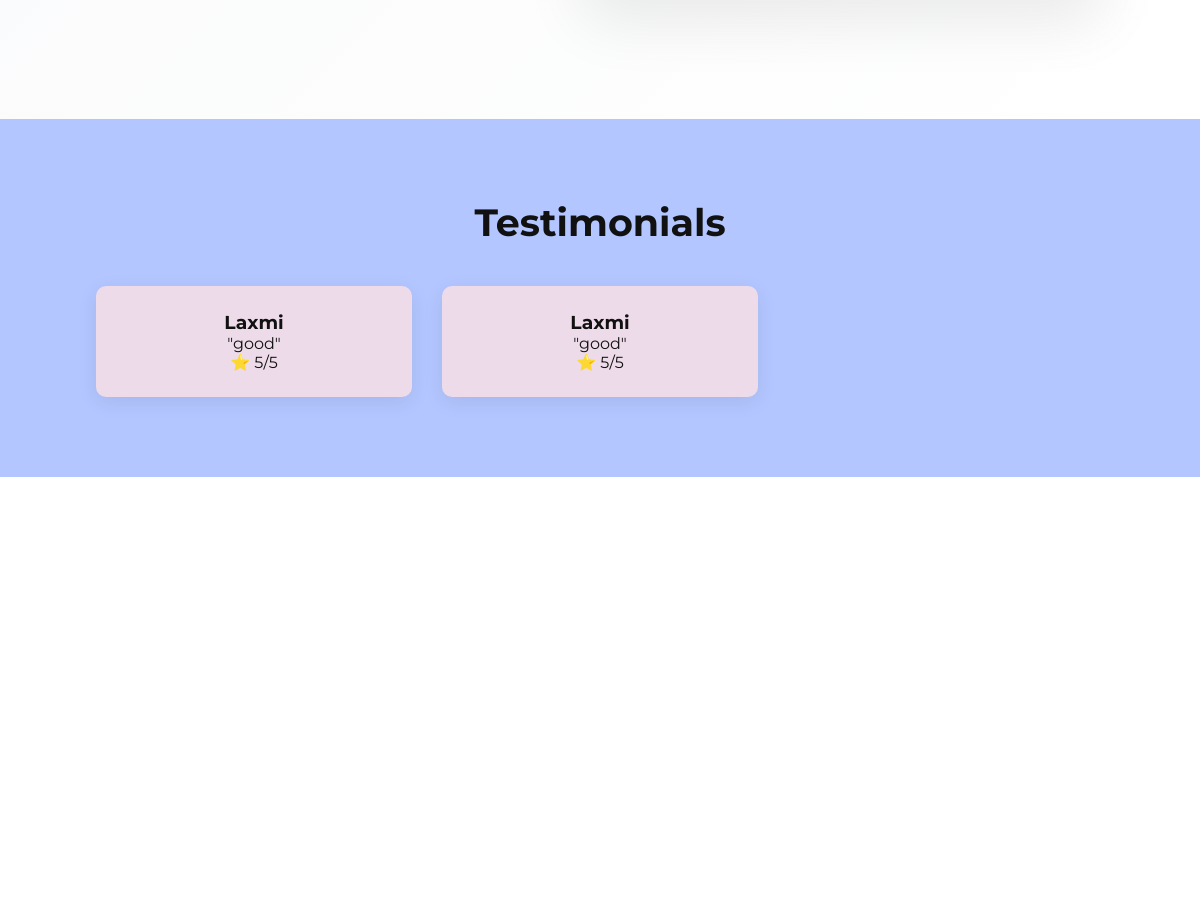
The app's page / (middle part), older data.
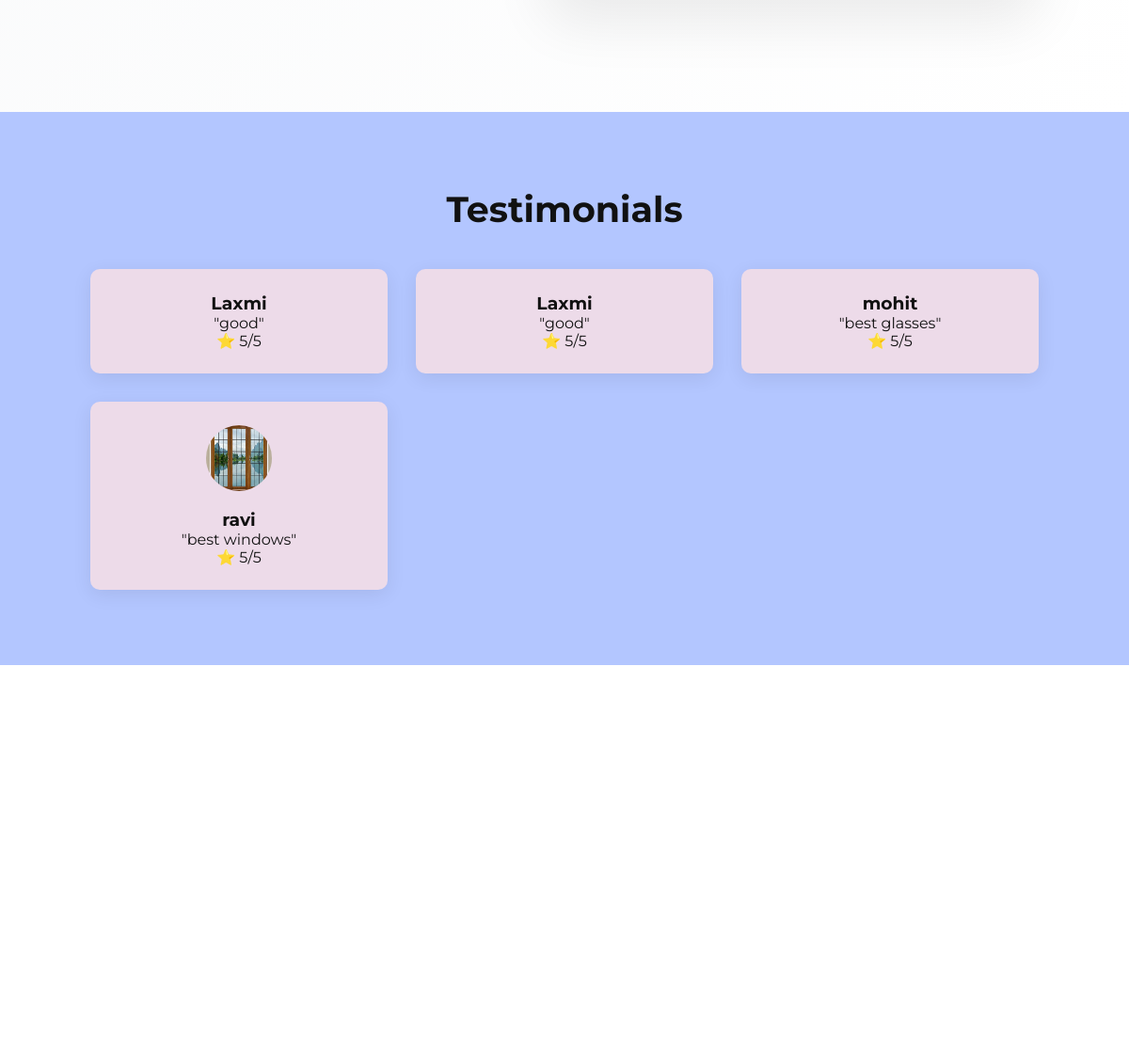
The same page, newer data.
### website/models.py (models this page shows, shortened)
class Testimonial(models.Model):
    name = models.CharField(max_length=100)
    review = models.TextField()
    rating = models.IntegerField(default=5)
    image = models.ImageField(upload_to='testimonials/', blank=True, null=True)

### website/views.py (the view)
# urls.py: path('', views.home, name='home'),
def home(request):
    services = Service.objects.all()
    testimonials = Testimonial.objects.all()
    return render(request, 'website/index.html', {
        'services': services,
        'testimonials': testimonials,
    })

### website/templates/website/index.html (shortened to what this page needs)
{% load static %}
<!DOCTYPE html>
<html lang="en">
<head>
    <link rel="stylesheet" href="{% static 'website/css/style.css' %}">
    <link href="https://unpkg.com/aos@2.3.4/dist/aos.css" rel="stylesheet">
    <link rel="stylesheet" href="https://cdnjs.cloudflare.com/ajax/libs/font-awesome/6.5.1/css/all.min.css">
    <link rel="stylesheet" href="https://cdnjs.cloudflare.com/ajax/libs/font-awesome/6.5.1/css/all.min.css">
</head>
<body>
    <section class="contact-section" data-aos="fade-up">
    </section>
    <section class="testimonials">
        <h2>Testimonials</h2>
        <div class="testimonial-grid">
            {% for testimonial in testimonials %}
            <div class="testimonial-card">
                {% if testimonial.image %}
                <img src="{{ testimonial.image.url }}" alt="{{ testimonial.name }}">
                {% endif %}
                <h3>{{ testimonial.name }}</h3>
                <p>"{{ testimonial.review }}"</p>
                <p>⭐ {{ testimonial.rating }}/5</p>
            </div>
            {% empty %}
            <p>No testimonials added yet.</p>
            {% endfor %}
        </div>
    </section>
    <section class="map-section">
        <iframe
            src="https://www.google.com/maps?q=GGVR+758,+Katheda+Rd,+Pink+City+Colony,+Dadri,+Uttar+Pradesh+203207&output=embed"
            width="100%" height="400" style="border:0;" allowfullscreen="" loading="lazy">
        </iframe>
    </section>
</body>
</html>

Row changes from the older to the newer data that the page shows:
added Testimonial: name "mohit", review "best glasses", rating "5"
added Testimonial: image (picture), name "ravi", review "best windows", rating "5"
